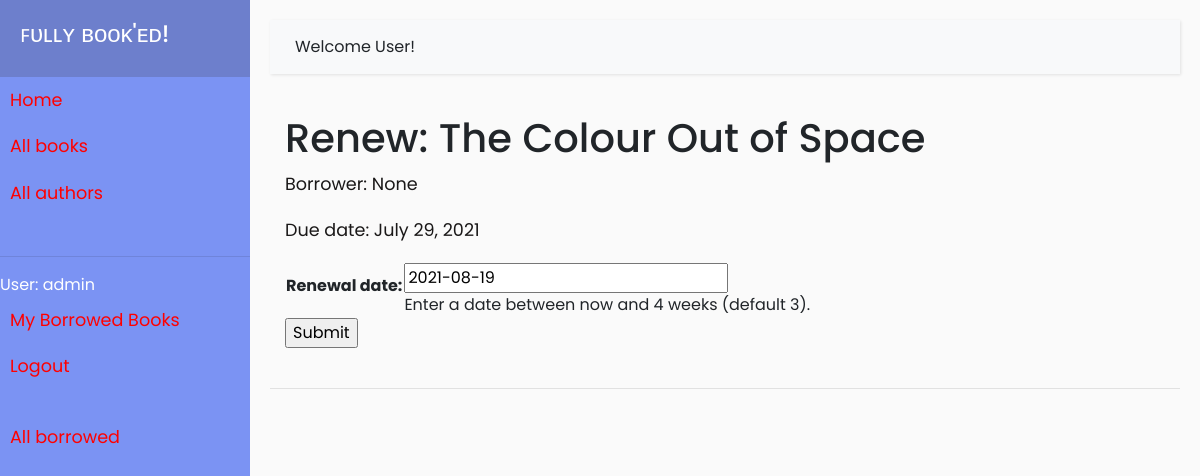
The page /catalog/book/235905d2-d4c3-4f9c-8cde-5fbc1d19d5ee/renew/ (signed in) on the database as committed earlier.
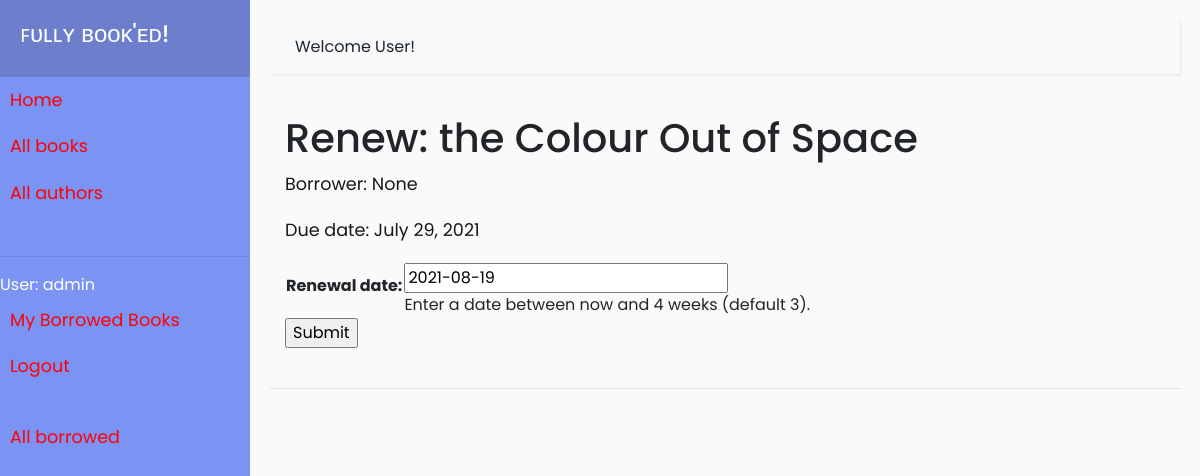
The same page on the database as committed later.
### catalog/models.py (models this page shows, shortened)
class BookInstance(models.Model):
    id = models.UUIDField(primary_key = True, default = uuid.uuid4, help_text = "Unique ID of this particular book across library")
    due_back = models.DateField(null = True, blank = True)
    book = models.ForeignKey('Book', on_delete = models.RESTRICT, null = True)
    imprint = models.CharField(max_length = 20)
    borrower = models.ForeignKey(User, on_delete=models.SET_NULL, null=True, blank=True)
    LOAN_STATUS = (
        ('m', 'Maintenance'),
        ('o', 'On loan'),
        ('a', 'Available'),
        ('r', 'Reserved')
    )
    status = models.CharField(max_length = 1, choices = LOAN_STATUS, blank = True, default = 'm', help_text = "Book availability status")
    class Meta:
        ordering = ['due_back']
        permissions = (("can_mark_returned", "Set book as returned"),)
    @property
    def is_overdue(self):
        if self.due_back and date.today() > self.due_back:
            return True
        return False

class Book(models.Model):
    title = models.CharField(max_length = 100)
    author = models.ForeignKey('Author', on_delete = models.SET_NULL, null = True)
    summary = models.TextField(max_length = 1000, help_text = "Enter description of book")
    isbn = models.CharField('ISBN', max_length = 13, unique = True, help_text = '10 or 13 digit Number')
    genre = models.ManyToManyField(Genre, help_text = 'Select genre of book')
    language = models.ForeignKey('Language', on_delete = models.SET_NULL, null = True)
    def display_genre(self):
        return ', '.join(genre.name for genre in self.genre.all()[:3])
    display_genre.short_description = "Genre"

### catalog/views.py (the view)
# urls.py: path('book/<uuid:pk>/renew/', views.renew_book_librarian, name='renew-book-librarian'),
@login_required
@permission_required('catalog.can_mark_returned', raise_exception=True)
def renew_book_librarian(request, pk):
    book_instance = get_object_or_404(BookInstance, pk=pk)
    if request.method == 'POST':
        form = RenewBookForm(request.POST)
        if form.is_valid():
            book_instance.due_back = form.cleaned_data['renewal_date']
            book_instance.save()
            return HttpResponseRedirect(reverse('all-borrowed') )
    else:
        proposed_renewal_date = datetime.date.today() + datetime.timedelta(weeks=3)
        form = RenewBookForm(initial={'renewal_date': proposed_renewal_date})
    context = {
        'form': form,
        'book_instance': book_instance,
    }
    return render(request, 'catalog/book_renew_librarian.html', context)

### catalog/forms.py (shortened to what this page needs)
class RenewBookForm(forms.Form):
    renewal_date = forms.DateField(help_text="Enter a date between now and 4 weeks (default 3).")

### catalog/templates/catalog/book_renew_librarian.html (shortened to what this page needs)
{% extends "base_generic.html" %}
{% block content %}
  <h1>Renew: {{ book_instance.book.title }}</h1>
  <p>Borrower: {{ book_instance.borrower }}</p>
  <p{% if book_instance.is_overdue %} class="text-danger"{% endif %}>Due date: {{ book_instance.due_back }}</p>
  <form action="" method="post">
    <table>
    {{ form.as_table }}
    </table>
    <input type="submit" value="Submit">
  </form>
{% endblock %}

Rows that differ between the two databases and show on the page:
changed through a linked row, BookInstance "None": book "The Colour Out of Space" → "the Colour Out of Space"
